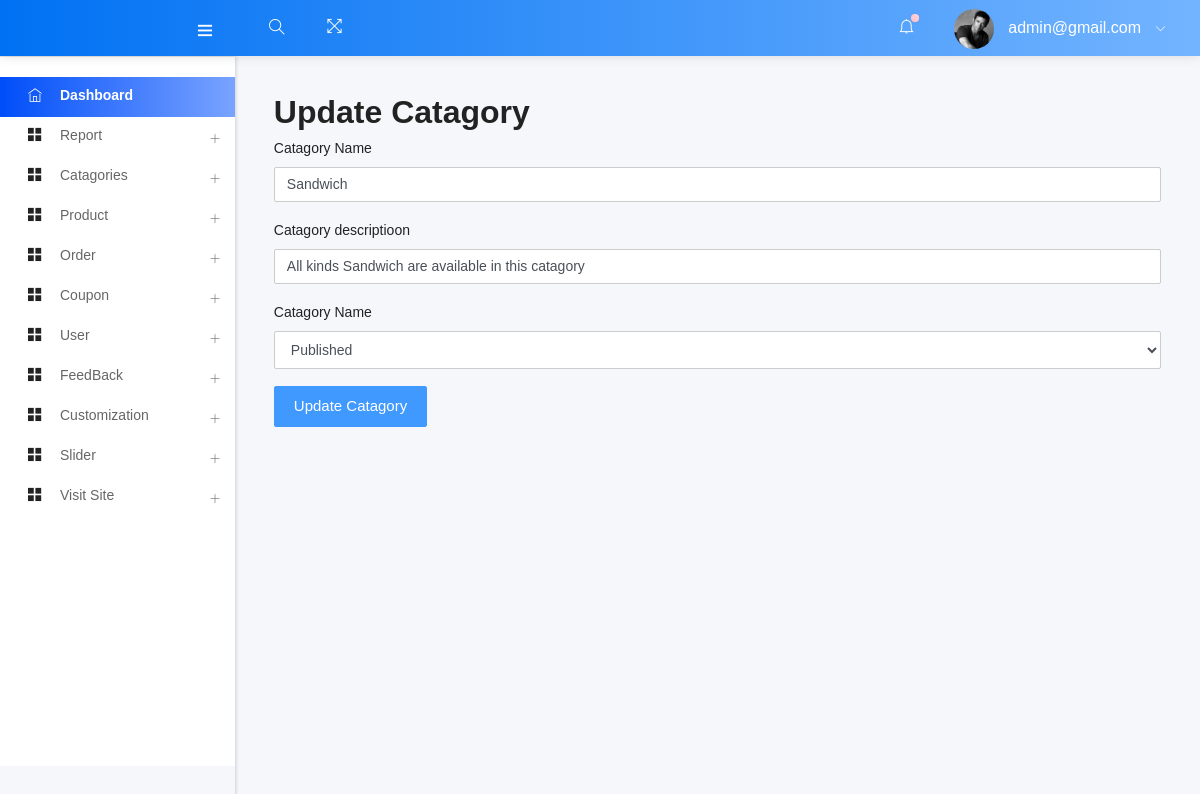
/admin/edit_cata.php?status=edit&&id=1 (signed in), run on the app's committed database.
### tables this page shows
CREATE TABLE `catagory` (
  `ctg_id` int(11) NOT NULL,
  `ctg_name` varchar(60) NOT NULL,
  `ctg_des` varchar(150) NOT NULL,
  `ctg_status` tinyint(3) NOT NULL
);

### admin/edit_cata.php (called while the page is built, shortened)
<?php
    include ("template.php");
?>

### admin/class/adminback.php (called while the page is built, shortened)
<?php
class  adminback
{
    private $connection;
    function __construct()
    {
        $dbhost = "localhost";
        $dbuser = "root";
        $dbpass = "";
        $dbname = "foodshop";
        $this->connection = mysqli_connect($dbhost, $dbuser, $dbpass, $dbname);
    }
    function display_cataByID($id)
    {
        $query = "SELECT * FROM `catagory` WHERE ctg_id = $id";
        if (mysqli_query($this->connection, $query)) {
            $cata_info = mysqli_query($this->connection, $query);
            return mysqli_fetch_assoc($cata_info);
        }
    }
}

### admin/views/edit_cata_view.php (the view, shortened to what this page needs)
<?php
    if(isset($_GET['status'])){
        if($_GET['status']=='edit'){
            $id = $_GET['id'];
           $cata = $obj->display_cataByID($id);
        }
    }
?>
<h2>Update Catagory</h2>
<form action="" method="post">
    <div class="form-group">
        <label for="u_ctg_name">Catagory Name</label>
        <input type="text" name="u_ctg_name" class="form-control" value="<?php echo $cata['ctg_name'] ?>">
    </div>
    <div class="form-group">
        <label for="u_ctg_des">Catagory descriptioon</label>
        <input type="text" name="u_ctg_des" class="form-control"  value="<?php echo $cata['ctg_des'] ?>">
    </div>
    <div class="form-group">
        <label for="u_ctg_status">Catagory Name</label>
        <select name="u_ctg_status" class="form-control">
            <option value="1">Published</option>
        </select>
    </div>
    <input type="submit" value="Update Catagory" name="update_ctg" class="btn btn-primary" >
</form>

### data on the page
catagory: u_ctg_name "Sandwich", u_ctg_des "All kinds Sandwich are available in this catagory"

### other printed values
$admin_email "admin@gmail.com"
